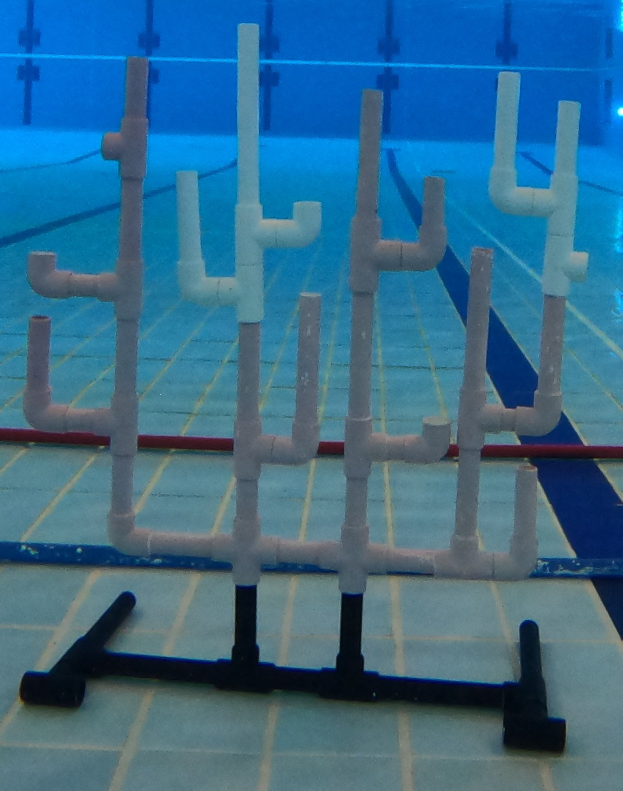
#> input picture scripts/feature_matching/crop_orig_coral.JPG, 1245 x 1581 px (shown at 1/2 size)
$ python align.py
#> lines starting #> are read from the running program, lines starting #| are printed output that depends on the picture; pictures that were not available may be replaced by others from this repository, and a replacement may not be noted
from __future__ import print_function
import cv2
import numpy as np
from matplotlib import pyplot as plt

MAX_MATCHES = 500
GOOD_MATCH_PERCENT = 0.15


def alignImages(im1, im2):

  # Convert images to grayscale
  im1Gray = cv2.cvtColor(im1, cv2.COLOR_BGR2GRAY)
  im2Gray = cv2.cvtColor(im2, cv2.COLOR_BGR2GRAY)

  # Detect ORB features and compute descriptors.
  orb = cv2.ORB_create(MAX_MATCHES)
  keypoints1, descriptors1 = orb.detectAndCompute(im1Gray, None)
  keypoints2, descriptors2 = orb.detectAndCompute(im2Gray, None)

  # Match features.
  matcher = cv2.DescriptorMatcher_create(cv2.DESCRIPTOR_MATCHER_BRUTEFORCE_HAMMING)
  matches = matcher.match(descriptors1, descriptors2, None)

  # Sort matches by score
  matches.sort(key=lambda x: x.distance, reverse=False)

  # Remove not so good matches
  numGoodMatches = int(len(matches) * GOOD_MATCH_PERCENT)
  matches = matches[:numGoodMatches]

  # Draw top matches
  imMatches = cv2.drawMatches(im1, keypoints1, im2, keypoints2, matches, None)
  cv2.imwrite("matches.jpg", imMatches)

  # Extract location of good matches
  points1 = np.zeros((len(matches), 2), dtype=np.float32)
  points2 = np.zeros((len(matches), 2), dtype=np.float32)

  for i, match in enumerate(matches):
    points1[i, :] = keypoints1[match.queryIdx].pt
    points2[i, :] = keypoints2[match.trainIdx].pt

  # Find homography
  h, mask = cv2.findHomography(points1, points2, cv2.RANSAC)

  # Use homography
  height, width, channels = im2.shape
  im1Reg = cv2.warpPerspective(im1, h, (width, height))

  return im1Reg, h


if __name__ == '__main__':

  # Read reference image
  # refFilename = "form.jpg"
  refFilename = "crop_orig_coral.JPG"
  print("Reading reference image : ", refFilename)
  imReference = cv2.imread(refFilename, cv2.IMREAD_COLOR)
#> imReference is the input picture: shape (1581, 1245, 3); mean B, G, R 139.6, 107.1, 53.4

  # Read image to be aligned
  # imFilename = "scanned-form.jpg"
  # imFilename = "../res/coral_night.jpg"
  imFilename = "test_target.jpg"
  print("Reading image to align : ", imFilename);
  im = cv2.imread(imFilename, cv2.IMREAD_COLOR)
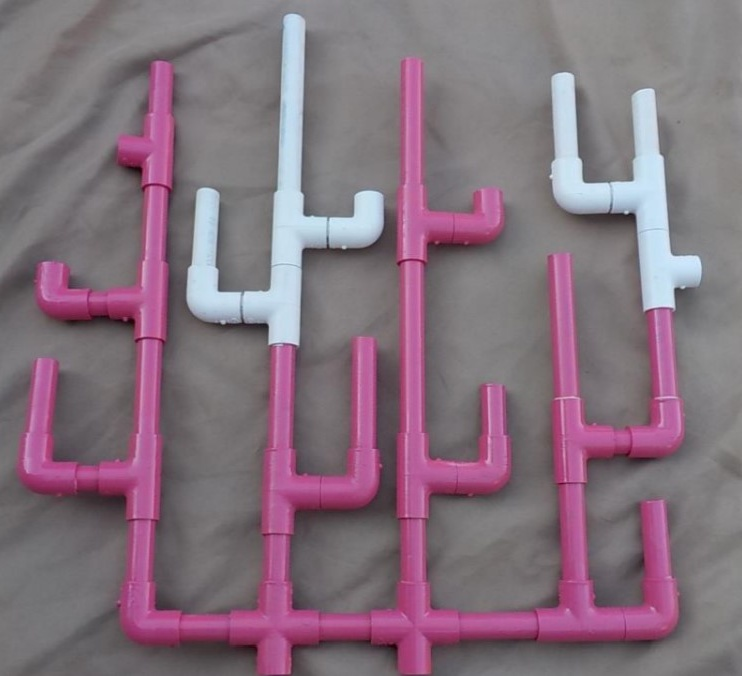
#> input picture scripts/feature_matching/coral_past_flip.jpg, 742 x 676 px, given in place of test_target.jpg, which was not available
#> im is the input picture: shape (676, 742, 3); mean B, G, R 125.2, 112.4, 132.3

  print("Aligning images ...")
  # Registered image will be resotred in imReg.
  # The estimated homography will be stored in h.
  imReg, h = alignImages(im, imReference)
#> in alignImages, `im1Gray = cv2.cvtColor(im1, cv2.COLOR_BGR2GRAY)`:
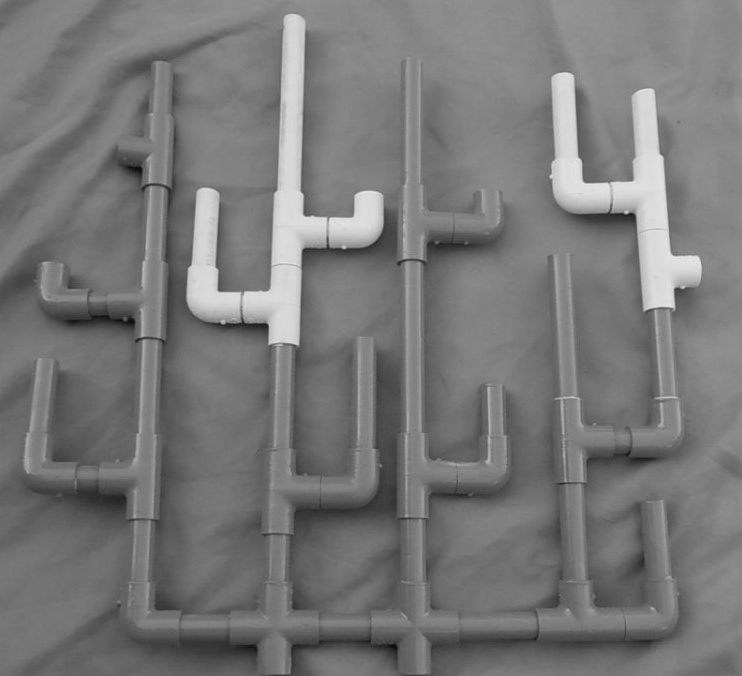
#> im1Gray: shape (676, 742); min 12, max 232, mean 119.8
#> in alignImages, `im2Gray = cv2.cvtColor(im2, cv2.COLOR_BGR2GRAY)`:
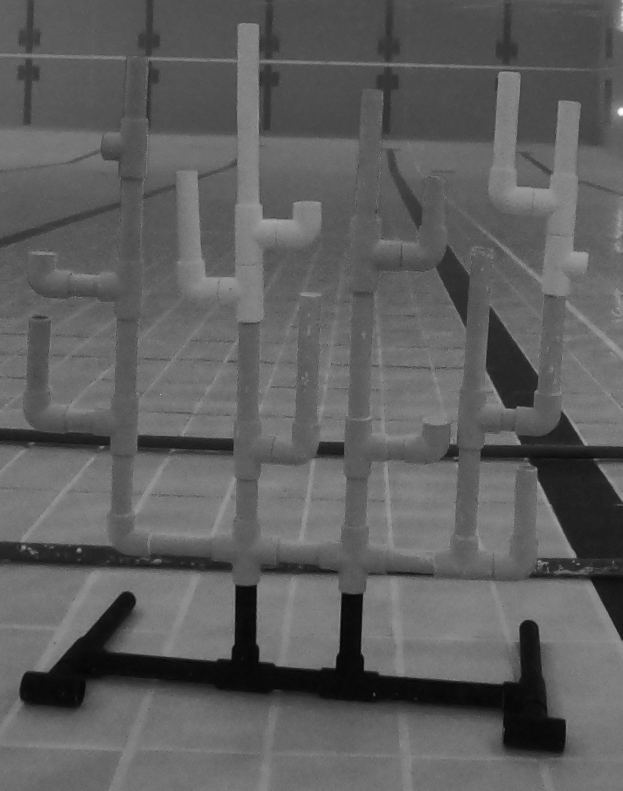
#> im2Gray: shape (1581, 1245) (shown at 1/2 size); min 1, max 253, mean 94.8
#> in alignImages, `keypoints1, descriptors1 = orb.detectAndCompute(im1Gray, None)`: keypoints1 = 500 keypoints; strongest (x, y, size): (262, 326, 111.1), (631, 214, 53.6), (265, 324, 44.6), (263, 322, 92.6)
#> in alignImages, `keypoints2, descriptors2 = orb.detectAndCompute(im2Gray, None)`: keypoints2 = 500 keypoints; strongest (x, y, size): (455, 1311, 111.1), (457, 1311, 92.6), (666, 1329, 92.6), (1037, 885, 64.3)
#> in alignImages, `matches = matcher.match(descriptors1, descriptors2, None)`: matches = 500 matches
#> (the run stopped early here; a loop or call above may not have finished)
